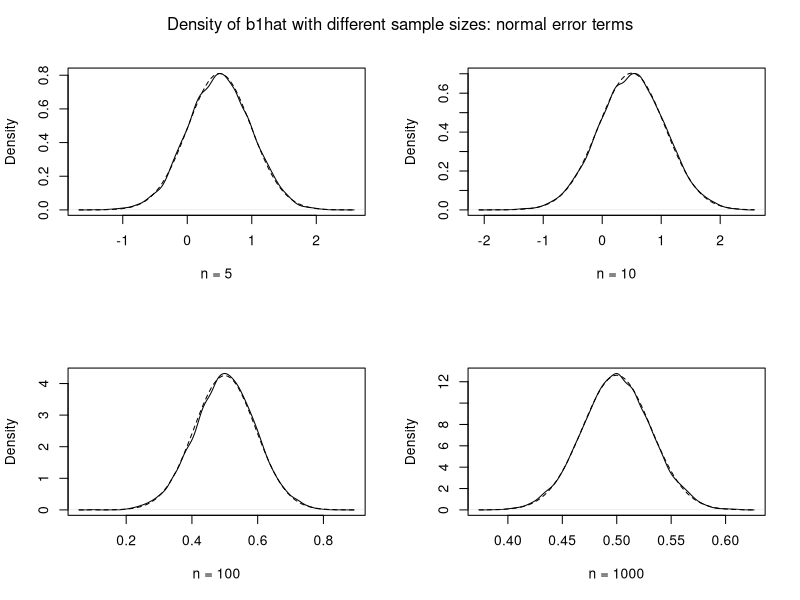

Source code (R):
## ---- chunk 1
knitr::opts_chunk$set(echo = TRUE)
## ---- chunk 2
# set the random seed
set.seed(1234567)

# set true parameters: intercept & slopes
b0 <- 1; b1 <- 0.5

#initialize ybar to a vector of length r=10000 for storing results
b1hat <- numeric(10000)

par(mfrow=c(2,2))


for (n in c(5,10,100,1000)) {
  # draw a sample of x, fixed over replications:
  x <- rnorm(n,4,1)
  
  # repeat 10000 times
  for (j in 1:10000) {
    # draw a sample of u
    u <-  rnorm(n)
    # draw a sample of y
    y <- b0 + b1*x + u
    # regress y on x and store slope estimate at position j
    bhat <- coef( lm(y~x) )
    b1hat[j] <- bhat["x"]
  }
  plot(density(b1hat), main = "", paste("n =", n, sep = " "))
  curve( dnorm(x, 0.5, sqrt(var(b1hat))), add = TRUE, lty = 2 )
}

# add main title
mtext("Density of b1hat with different sample sizes: normal error terms",
      side = 3, line = -2, outer = TRUE)
